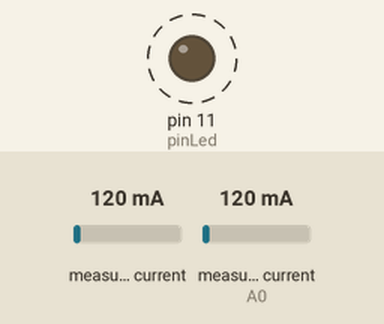
Recording of a sketch running on a simulated Arduino Uno, built with avr-gcc and run on an emulated ATmega328P. Shown: output pins drawn as LEDs (lit = HIGH). Dashed ring = blinking. Inputs (shaded band) come from the test bench; at power-on: measured current 120 mA, measured current (sensor on A0) 120 mA. What the sketch prints to the serial monitor is not drawn.

Above: at 0.6 s.
Timing chart, 0 to 5.1 s (numbered marks = the images above):
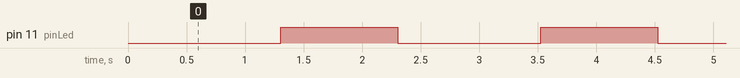

The sketch:

transmissor.ino
```cpp
#include <Adafruit_INA219.h>
#include <SoftwareSerial.h>
#include "EmonLib.h"

#define pinRx 7
#define pinTx 8
#define pinLed 11
// LoRa Transmitter serial comunication object
SoftwareSerial Lora_Transmitter(pinRx, pinTx);

// INA219 current and power sensor object
Adafruit_INA219 ina219;

// EnergyMonitor object to measure current (using EmonLib library)
EnergyMonitor emon1;

String co; // String to hold the current value
String in; // String to hold the solar irradiance value
unsigned long looptime = 0; // Variable to store the current time in milliseconds
float current_mA = 0;       // Variable to store the measured current in milliamperes (mA)
float solar_Wm2 = 0;        // Variable to store the calculated solar irradiance in Watts per square meter (W/m2)
uint32_t currentFrequency;
double Irms = 0;
unsigned long time2 = 0;
int pino_sct = A0;


void setup() {
  pinMode(pinLed, OUTPUT);

  Serial.begin(9600);
  Lora_Transmitter.begin(9600);


  if (!ina219.begin()) {     // Initialize the INA219 current and power sensor
    Serial.println("Failed to find INA219 chip");
    while (1) {
      delay(10);
    }
  }
  ina219.setCalibration_16V_400mA(); // Set the calibration values for INA219
  emon1.current(pino_sct, 10.6);            // Calibrate the EnergyMonitor object for current measurement

  Serial.println("## LoRa Transmitter ##");
}

void loop() {

  looptime = millis(); // Record the current time

  // Measure the current using the EnergyMonitor library
  double Irms = emon1.calcIrms(1480);
  // Read the current from INA219 sensor and calculate solar irradiance
  current_mA = ina219.getCurrent_mA();
  solar_Wm2 = 6.923130768114198 * current_mA + 19.12791886444639;

  co = String(Irms, 2); // Convert current value to String with 2 decimal places
  in = String(solar_Wm2, 2); // Convert solar irradiance value to String


  // Send measurements to LoRa Transmitter via SoftwareSerial
  if (looptime - time2 >= 1000) { // Update every minute
    time2 = looptime; // Update the last update time for ESP8266 communication
    String message = "/exec?corrente=" + co + "&irradiancia=" + in + "\0";
    Lora_Transmitter.print(message); // Send data to ESP8266
    Serial.println("##sent##" + message);
    debug();
  }
}

void debug(){
  digitalWrite(pinLed, HIGH);
  delay(1000);
  digitalWrite(pinLed, LOW);
  delay(1000);
}
```

Measured:
- by itself, pin 11 (pinLed): alternates HIGH for 1.0 s and LOW for 1.2 s
